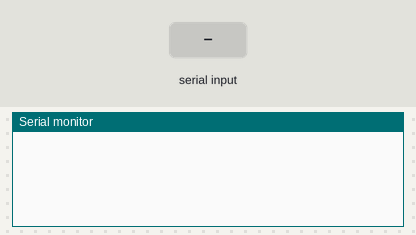
The sketch below on a simulated Arduino Uno, built with avr-gcc and run on an emulated ATmega328P. Parts: the last lines printed to the serial monitor. The test bench sets the inputs (shaded band).

Above: at 1.2 s.
1.3 s: "RING\n" received over the second serial link
At 1.8 s:
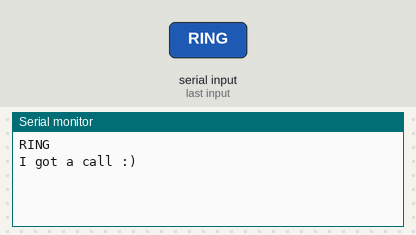
2.8 s: "1\n" received over the second serial link
At 4.0 s:
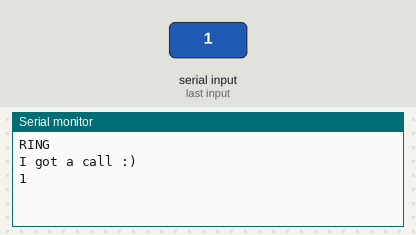

The sketch:

arduinoReceiveCall.ino
```cpp
#include <SoftwareSerial.h>

SoftwareSerial phone(2, 3);

unsigned long lastCallTime = 0;
String buffer;

void setup()
{
  // start talking to phone over serial
  phone.begin(9600);

  // start talking to computer over serial
  // to receive trigger and send debug
  // messages
  Serial.begin(9600);
}

void loop()
{
  // check for calls
  bool callReceived = checkForCalls();

  // if we got a call send a message to the computer
  if (callReceived)
  {
    Serial.println("I got a call :)");
  }
}

bool checkForCalls()
{
    bool callReceived = false;
    if (phone.available())
    {
        char newChar = (char)phone.read();

        if (isNewLine(newChar))
        {
            if (!buffer.equals("") && !buffer.equals(" "))
            {
                Serial.println(buffer);
                if (buffer.indexOf("RING") != -1)
                {
                    lastCallTime = millis();
                    callReceived = true;
                }
            }
            buffer = "";
        }
        else
        {
            buffer = buffer + newChar;
        }
    }
    return callReceived;
}

bool isNewLine(char c)
{
    return c == '\n' || c == '\r' || c == '\t';
}
```

Measured:
- after the input at 1.3 s, the serial monitor: prints a new line at once (image 1)
- after the input at 2.8 s, the serial monitor: prints a new line at once (image 2)
